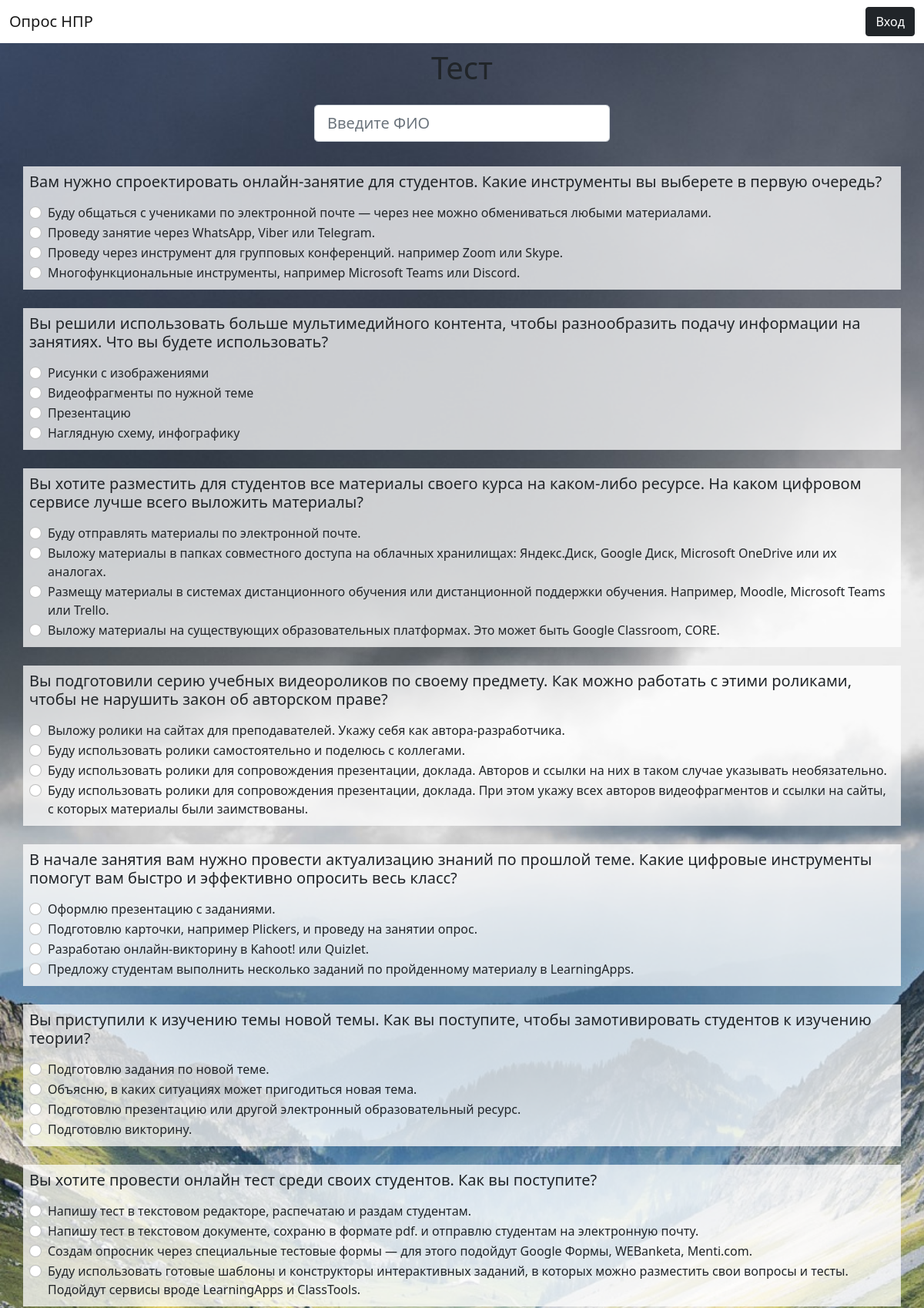
The page / (upper part) on the database its author committed.
### models.py (models this page shows, shortened)
class Quests(db.Model):
    quest_id = db.Column(db.Integer, primary_key=True, autoincrement=True)
    quest_text = db.Column(db.Text, nullable=False)

class Answs(db.Model):
    answer_id = db.Column(db.Integer, primary_key=True, autoincrement=True)
    text = db.Column(db.Text, nullable=False)
    value = db.Column(db.Integer, nullable=False)
    quest_id = db.Column(db.Integer, db.ForeignKey("quests.quest_id"), nullable=False)

### routes.py (the view, shortened to what this page needs)
@app.route('/', methods=['POST', 'GET'])
def index():
    if request.method == 'GET':
        text = Quests.query.all()
        answers = Answs.query.all()
        return render_template('index.html', text=text, answers=answers)

### templates/index.html (shortened to what this page needs)
{% extends 'base.html' %}
{% block body %}
<div class="d-flex p-2 justify-content-center" >
    <h1>Тест</h1>
</div>
<form action="/survey_form" method="post">
    <div class="container p-2 col-md-4 ">
            <input class="form-control form-control-lg" type="text" name="fio" placeholder="Введите ФИО"
                   aria-label=".form-control-lg example" required>
    </div>
    <br>
    {% for quest in text %}
    <div class="container p-2 bg-white bg-opacity-75" style="">
        <label for="answers" class="form-label"><h5>{{ quest.quest_text }}</h5></label>
        <div id="answers">
            {% for answer in answers %}
            {% if answer.quest_id == quest.quest_id %}
            <fieldset id="group{{quest.quest_id}}" class="form-check">
                <input class="form-check-input" type="radio" value="{{answer.value}}" name="group{{quest.quest_id}}"
                       id="radio" required>
                <label for="radio" class="form-check-label">{{answer.text}}</label>
            </fieldset>
            {% endif %}
            {% endfor %}
        </div>
    </div>
    <br>
    {% endfor %}
</form>
{% endblock %}

### templates/base.html (shortened to what this page needs)
<!DOCTYPE html>
<html lang="en">
<head>
    <link href="https://cdn.jsdelivr.net/npm/bootstrap@5.1.3/dist/css/bootstrap.min.css"
          rel="stylesheet"
>
</head>
<nav class="navbar navbar-expand-lg navbar-light bg-white">
  <div class="container-fluid">
    <a class="navbar-brand" href="/">Опрос НПР</a>
      {% if not current_user.is_authenticated %}
        <button type="button" class="btn btn-dark" data-bs-toggle="modal" data-bs-target="#exampleModal">
          Вход
        </button>
      {% endif %}
  </div>
</nav>
<body style="background-image: url(../static/images/background.jpg); background-repeat: no-repeat;
background-size: cover;">
    {% block body %}{% endblock %}
</body>
</html>

### rows shown on the page
Quests: quest_text "Вам нужно спроектировать онлайн-занятие для студентов. Какие инструменты вы выберете в первую очередь?"
Answs: text "Буду общаться с учениками по электронной почте ― через нее можно обмениваться любыми материалами."
Answs: text "Проведу занятие через WhatsApp, Viber или Telegram."
Answs: text "Проведу через инструмент для групповых конференций. например Zoom или Skype."
Answs: text "Многофункциональные инструменты, например Microsoft Teams или Discord."
Quests: quest_text "Вы решили использовать больше мультимедийного контента, чтобы разнообразить подачу информации на занятиях. Что вы будете использовать?"
Answs: text "Рисунки с изображениями"
Answs: text "Видеофрагменты по нужной теме"
Answs: text "Презентацию"
Answs: text "Наглядную схему, инфографику"
Quests: quest_text "Вы хотите разместить для студентов все материалы своего курса на каком-либо ресурсе. На каком цифровом сервисе лучше всего выложить материалы?"
Answs: text "Буду отправлять материалы по электронной почте."
Answs: text "Выложу материалы в папках совместного доступа на облачных хранилищах: Яндекс.Диск, Google Диск, Microsoft OneDrive или их аналогах."
Answs: text "Размещу материалы в системах дистанционного обучения или дистанционной поддержки обучения. Например, Moodle, Microsoft Teams или Trello."
Answs: text "Выложу материалы на существующих образовательных платформах. Это может быть Google Classroom, CORE."
Quests: quest_text "Вы подготовили серию учебных видеороликов по своему предмету. Как можно работать с этими роликами, чтобы не нарушить закон об авторском праве?"
Answs: text "Выложу ролики на сайтах для преподавателей. Укажу себя как автора-разработчика."
Answs: text "Буду использовать ролики самостоятельно и поделюсь с коллегами."
Answs: text "Буду использовать ролики для сопровождения презентации, доклада. Авторов и ссылки на них в таком случае указывать необязательно."
Answs: text "Буду использовать ролики для сопровождения презентации, доклада. При этом укажу всех авторов видеофрагментов и ссылки на сайты, с которых материалы были заимствованы."
Quests: quest_text "В начале занятия вам нужно провести актуализацию знаний по прошлой теме. Какие цифровые инструменты помогут вам быстро и эффективно опросить весь класс?"
Answs: text "Оформлю презентацию с заданиями."
Answs: text "Подготовлю карточки, например Plickers, и проведу на занятии опрос."
Answs: text "Разработаю онлайн-викторину в Kahoot! или Quizlet."
Answs: text "Предложу студентам выполнить несколько заданий по пройденному материалу в LearningApps."
Quests: quest_text "Вы приступили к изучению темы новой темы. Как вы поступите, чтобы замотивировать студентов к изучению теории?"
Answs: text "Подготовлю задания по новой теме."
Answs: text "Объясню, в каких ситуациях может пригодиться новая тема."
Answs: text "Подготовлю презентацию или другой электронный образовательный ресурс."
Answs: text "Подготовлю викторину."
Quests: quest_text "Вы хотите провести онлайн тест среди своих студентов. Как вы поступите?"
Answs: text "Напишу тест в текстовом редакторе, распечатаю и раздам студентам."
Answs: text "Напишу тест в текстовом документе, сохраню в формате pdf. и отправлю студентам на электронную почту."
Answs: text "Создам опросник через специальные тестовые формы ― для этого подойдут Google Формы, WEBanketa, Menti.com."
Answs: text "Буду использовать готовые шаблоны и конструкторы интерактивных заданий, в которых можно разместить свои вопросы и тесты. Подойдут сервисы вроде LearningApps и ClassTools."
